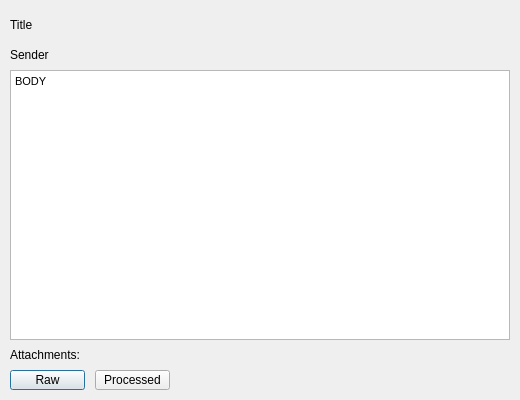
<?xml version="1.0" encoding="UTF-8"?>
<ui version="4.0">
 <class>Message_Form</class>
 <widget class="QDialog" name="Message_Form">
  <property name="geometry">
   <rect>
    <x>0</x>
    <y>0</y>
    <width>520</width>
    <height>400</height>
   </rect>
  </property>
  <property name="windowTitle">
   <string>Dialog</string>
  </property>
  <property name="styleSheet">
   <string notr="true">@import url('https://fonts.googleapis.com/css2?family=Koulen&amp;display=swap');

QDialog{ 
	background-color: #dedede;
	font-family: 'Koulen', cursive;
}

QLabel {
	padding: 1px;
	background-color: #c7c7c7;
	border-radius: 3px;
}

QTextBrowser {
	background-color: #f9f9f9;
	border: 1px solid #c9c9c9;
}

QPushButton{
	border: 1px solid;
	border-radius: 3px;
	border-color: #b5b5b5;
	background-color: #b5b5b5;
}
QPushButton:hover{
	border-radius: 3px;
	border-color: #a5a5a5;
	background-color: #a5a5a5;
}</string>
  </property>
  <widget class="QLabel" name="sender_label">
   <property name="geometry">
    <rect>
     <x>10</x>
     <y>10</y>
     <width>500</width>
     <height>30</height>
    </rect>
   </property>
   <property name="sizePolicy">
    <sizepolicy hsizetype="Fixed" vsizetype="Fixed">
     <horstretch>0</horstretch>
     <verstretch>0</verstretch>
    </sizepolicy>
   </property>
   <property name="text">
    <string>Title</string>
   </property>
  </widget>
  <widget class="QLabel" name="title_label">
   <property name="geometry">
    <rect>
     <x>10</x>
     <y>45</y>
     <width>250</width>
     <height>20</height>
    </rect>
   </property>
   <property name="sizePolicy">
    <sizepolicy hsizetype="Fixed" vsizetype="Fixed">
     <horstretch>0</horstretch>
     <verstretch>0</verstretch>
    </sizepolicy>
   </property>
   <property name="styleSheet">
    <string notr="true">QLabel {
	background-color: transparent;
}</string>
   </property>
   <property name="text">
    <string>Sender</string>
   </property>
  </widget>
  <widget class="QTextBrowser" name="body_textBrowser">
   <property name="geometry">
    <rect>
     <x>10</x>
     <y>70</y>
     <width>500</width>
     <height>270</height>
    </rect>
   </property>
   <property name="sizePolicy">
    <sizepolicy hsizetype="Fixed" vsizetype="Fixed">
     <horstretch>0</horstretch>
     <verstretch>0</verstretch>
    </sizepolicy>
   </property>
   <property name="html">
    <string>&lt;!DOCTYPE HTML PUBLIC &quot;-//W3C//DTD HTML 4.0//EN&quot; &quot;http://www.w3.org/TR/REC-html40/strict.dtd&quot;&gt;
&lt;html&gt;&lt;head&gt;&lt;meta name=&quot;qrichtext&quot; content=&quot;1&quot; /&gt;&lt;style type=&quot;text/css&quot;&gt;
p, li { white-space: pre-wrap; }
&lt;/style&gt;&lt;/head&gt;&lt;body style=&quot; font-family:'MS Shell Dlg 2'; font-size:8.25pt; font-weight:400; font-style:normal;&quot;&gt;
&lt;p style=&quot; margin-top:0px; margin-bottom:0px; margin-left:0px; margin-right:0px; -qt-block-indent:0; text-indent:0px;&quot;&gt;BODY&lt;/p&gt;&lt;/body&gt;&lt;/html&gt;</string>
   </property>
   <property name="openExternalLinks">
    <bool>true</bool>
   </property>
  </widget>
  <widget class="QLabel" name="label_2">
   <property name="geometry">
    <rect>
     <x>10</x>
     <y>345</y>
     <width>75</width>
     <height>20</height>
    </rect>
   </property>
   <property name="sizePolicy">
    <sizepolicy hsizetype="Fixed" vsizetype="Preferred">
     <horstretch>0</horstretch>
     <verstretch>0</verstretch>
    </sizepolicy>
   </property>
   <property name="text">
    <string>Attachments:</string>
   </property>
  </widget>
  <widget class="QPushButton" name="raw_pushButton">
   <property name="geometry">
    <rect>
     <x>10</x>
     <y>370</y>
     <width>75</width>
     <height>20</height>
    </rect>
   </property>
   <property name="sizePolicy">
    <sizepolicy hsizetype="Fixed" vsizetype="Fixed">
     <horstretch>0</horstretch>
     <verstretch>0</verstretch>
    </sizepolicy>
   </property>
   <property name="cursor">
    <cursorShape>PointingHandCursor</cursorShape>
   </property>
   <property name="text">
    <string>Raw</string>
   </property>
  </widget>
  <widget class="QPushButton" name="processed_pushButton">
   <property name="geometry">
    <rect>
     <x>95</x>
     <y>370</y>
     <width>75</width>
     <height>20</height>
    </rect>
   </property>
   <property name="sizePolicy">
    <sizepolicy hsizetype="Fixed" vsizetype="Fixed">
     <horstretch>0</horstretch>
     <verstretch>0</verstretch>
    </sizepolicy>
   </property>
   <property name="cursor">
    <cursorShape>PointingHandCursor</cursorShape>
   </property>
   <property name="text">
    <string>Processed</string>
   </property>
  </widget>
 </widget>
 <resources/>
 <connections/>
</ui>
